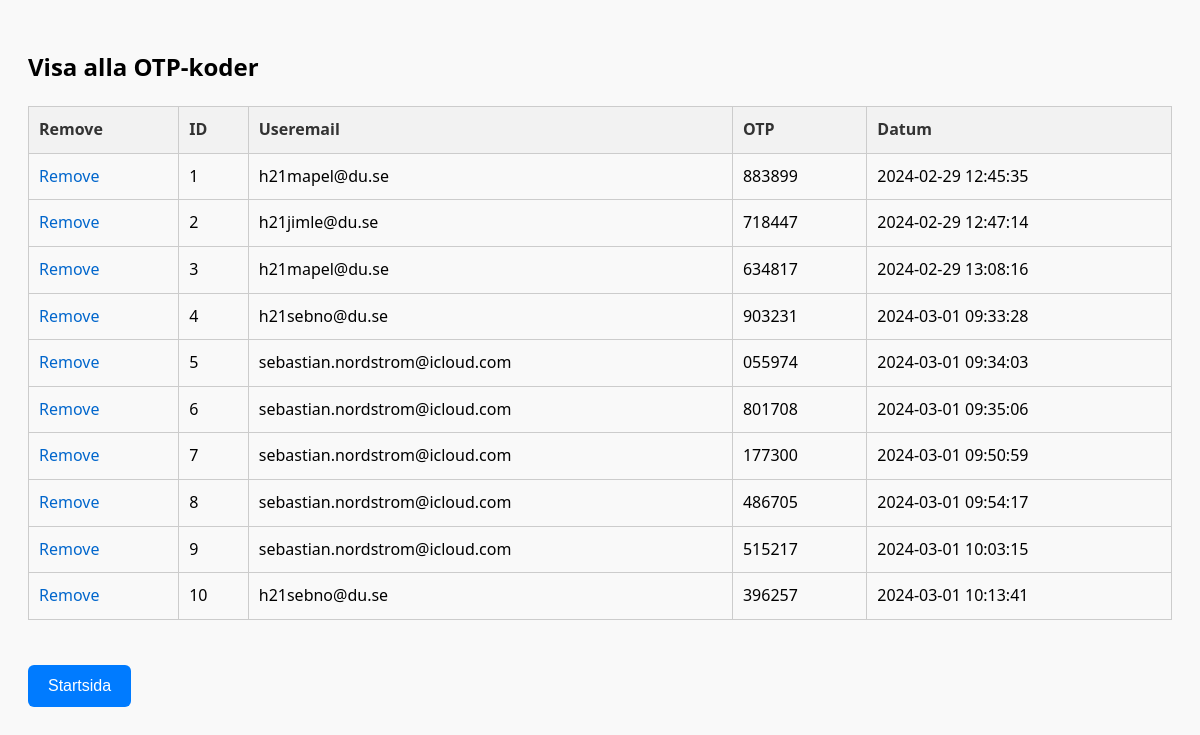
Page /PHP/visaOTP.php on the earlier database version.
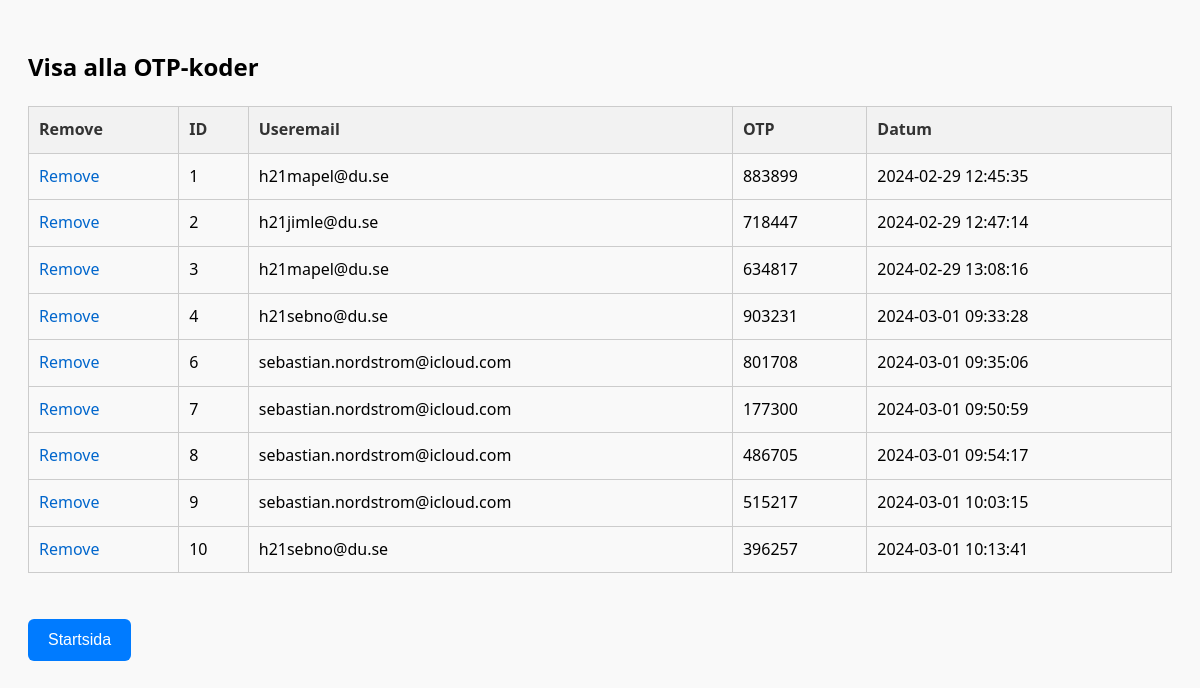
Same page on the later database version.
### tables this page shows
CREATE TABLE otp_table (
    id INTEGER PRIMARY KEY AUTOINCREMENT,
    user_email VARCHAR(255) NOT NULL,
    otp VARCHAR(6) NOT NULL,
    created_at DATETIME DEFAULT CURRENT_TIMESTAMP
);

### PHP/visaOTP.php (the view, shortened to what this page needs)
<!DOCTYPE html>
<html lang="sv">
<head>
    <link rel="stylesheet" type="text/css" href="../CSS/sok.css">
</head>
<body>
    <h2>Visa alla OTP-koder</h2>
    <?php
    $dbh = new PDO('sqlite:../anpassarna.db');
    $sql = "SELECT * FROM otp_table";
    $stmt = $dbh->query($sql);
    $koder = $stmt->fetchAll(PDO::FETCH_ASSOC);
    if ($koder) {
        echo "<table border='1'>";
        echo "
            <tr>
                <th>Remove</th>
                <th>ID</th>
                <th>Useremail</th>
                <th>OTP</th>
                <th>Datum</th>
            </tr>";
        foreach ($koder as $row) {
            echo "<tr>";
            echo "<td><a href='removeOTP.php?id=".$row['id']."'>Remove</a></td>";
            echo "<td>".$row['id']."</td>";
            echo "<td>".$row['user_email']."</td>";
            echo "<td>".$row['otp']."</td>";
            echo "<td>".$row['created_at']."</td>";
            echo "</tr>";
        }
        echo "</table>";
    } else {
        echo "Inga OTP-koder hittades.";
    }
    ?>
    <br>
    <button onclick="window.location.href='../admin.html';">Startsida</button>
</body>
</html>

### CSS/sok.css (style rules this page uses)
body { font-family: 'Segoe UI', Tahoma, Geneva, Verdana, sans-serif; padding: 20px; background-color: #f9f9f9; line-height: 1.6; }
table { width: 100%; border-collapse: collapse; margin: 20px 0; }
table, th, td { border: 1px solid #ccc; }
th, td { padding: 10px; text-align: left; }
th { background-color: #f2f2f2; color: #333; }
tr:nth-child(even) { background-color: #f9f9f9; }
a { color: #06c; text-decoration: none; }
button { background-color: #007bff; color: white; padding: 12px 20px; border: none; border-radius: 6px; cursor: pointer; font-size: 16px; transition: background-color 0.3s; margin-bottom: 0.2rem; }

Differences in the rows shown:
removed otp_table: id "5", user_email "sebastian.nordstrom@icloud.com", otp "055974", created_at "2024-03-01 09:34:03"
